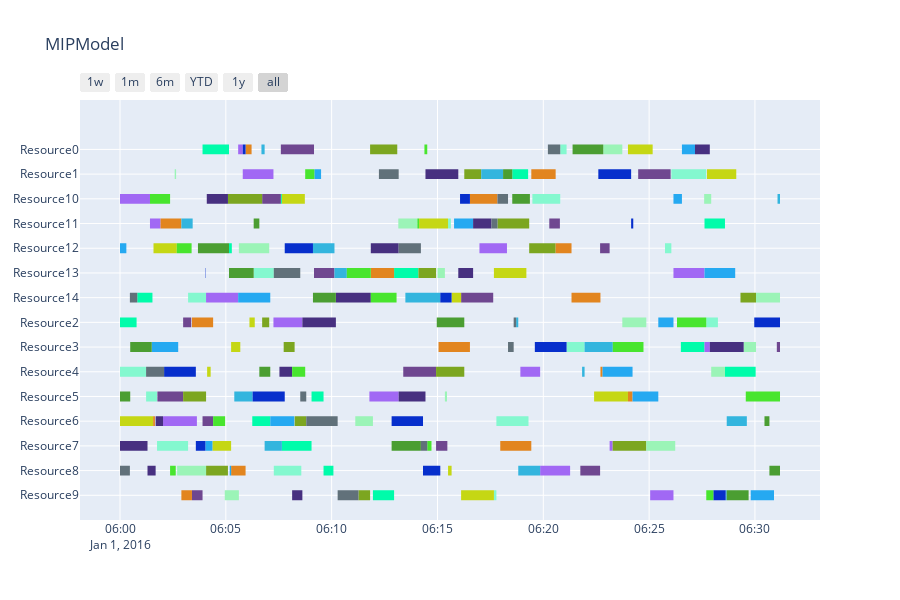

Source (notebook cell):
### Markdown cell above
### Solve Taillard instances using MIP, data path must be specified in `get_data` function

### Code cell
durations, machines = get_data()
mip = MIPModel(durations, machines)
result = mip.solve(60,display=True)
mip.summary()
print(result)
